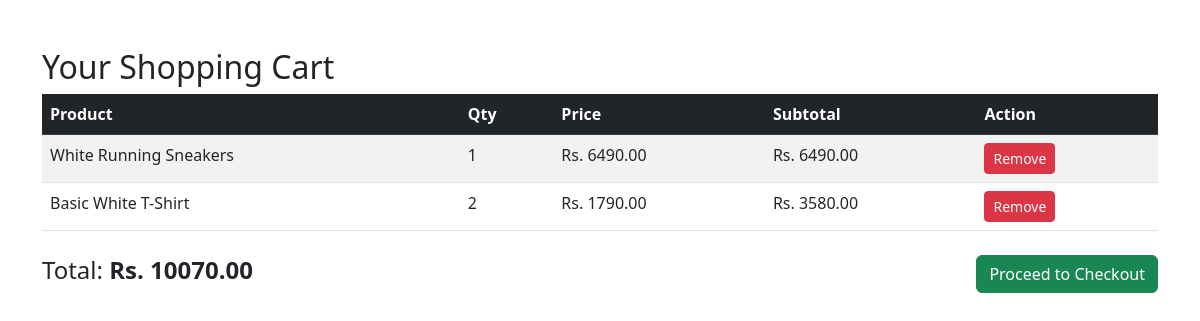
The page /cart/ (signed in) on the database as committed earlier.
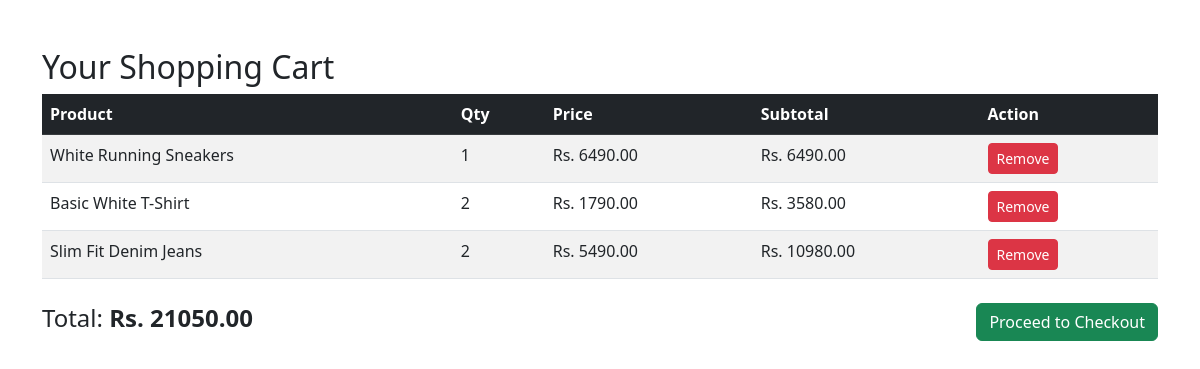
The same page on the database as committed later.
### store/models.py (models this page shows, shortened)
class CartItem(models.Model):
    user = models.ForeignKey(User, on_delete=models.CASCADE)
    product = models.ForeignKey(Product, on_delete=models.CASCADE)
    quantity = models.PositiveIntegerField(default=1)
    def subtotal(self):
        return self.quantity * self.product.price

class Product(models.Model):
    name = models.CharField(max_length=100)
    description = models.TextField()
    price = models.DecimalField(max_digits=10, decimal_places=2)
    image = models.ImageField(upload_to='product_images/')
    category = models.ForeignKey(Category, on_delete=models.CASCADE)
    is_deal = models.BooleanField(default=False)
    likes = models.ManyToManyField(User, related_name='liked_products', blank=True)

### store/views.py (the view)
# urls.py: path('cart/', views.view_cart, name='view_cart'),
@login_required
def view_cart(request):
    cart_items = CartItem.objects.filter(user=request.user)
    total = sum(item.subtotal() for item in cart_items)
    return render(request, 'store/cart.html', {
        'cart_items': cart_items,
        'total': total
    })

### store/templates/store/cart.html (shortened to what this page needs)
<!DOCTYPE html>
<html>
<head>
  <link href="https://cdn.jsdelivr.net/npm/bootstrap@5.3.0/dist/css/bootstrap.min.css" rel="stylesheet">
</head>
<body>
<div class="container mt-5">
  <h2>Your Shopping Cart</h2>
  {% if cart_items %}
    <table class="table table-striped">
      <thead class="table-dark">
        <tr>
          <th>Product</th>
          <th>Qty</th>
          <th>Price</th>
          <th>Subtotal</th>
          <th>Action</th>
        </tr>
      </thead>
      <tbody>
        {% for item in cart_items %}
          <tr>
            <td>{{ item.product.name }}</td>
            <td>{{ item.quantity }}</td>
            <td>Rs. {{ item.product.price }}</td>
            <td>Rs. {{ item.subtotal }}</td>
            <td>
              <a href="{% url 'remove_from_cart' item.product.id %}" class="btn btn-danger btn-sm">
                Remove
              </a>
            </td>
          </tr>
        {% endfor %}
      </tbody>
    </table>
    <div class="d-flex justify-content-between align-items-center mt-4">
      <h4>Total: <strong>Rs. {{ total }}</strong></h4>
      <a href="{% url 'checkout' %}" class="btn btn-success">Proceed to Checkout</a>
    </div>
  {% else %}
    <div class="alert alert-warning text-center">
      Your cart is empty.
    </div>
  {% endif %}
</div>
</body>
</html>

Rows that differ between the two databases and show on the page:
added CartItem: product.name "Slim Fit Denim Jeans", quantity "2", product.price "5490.00", subtotal "10980.00"
Other text that changed with them:
{{ total }}: "10070.00" → "21050.00"
